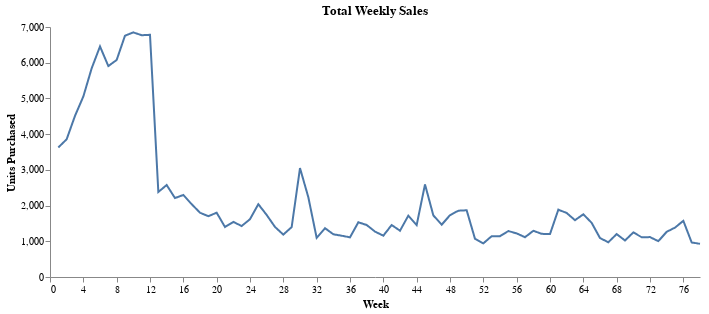

This figure's notebook cell:
### Markdown cell above
For the cohort of customers who first purchased at the CDNOW website in the first quarter of 1997, we choose to work with the summary of total purchasing as presented in the last table below (`TableOne`). This gives the distribution of the number of units purchased for each of the twelve weeks, along with details of total purchasing (`weeklysales`) and the number of new customers (triers) in each week (`weeklytriers`).

### Code cell
# What is the total number of CDs purchased each week?
weeklysales = (
    CDNOW_master
    .with_columns(((pl.col('PurchDay') - 1) // 7 + 1).alias('Week'))
    .group_by('Week')
    .agg(pl.col('Quant').sum())
    .sort('Week')
)

(
    ChartTemp(weeklysales.collect())
    .line_encode(y_col='Quant', y_title='Units Purchased', x_range=78)
    .line_prop('Total Weekly Sales')
)

### Figure 1 — Vega-Lite specification as saved in the notebook (floating-point values rounded to 4 significant figures)
{"$schema": "https://vega.github.io/schema/vega-lite/v5.20.1.json", "config": {"axisX": {"grid": false}, "axisY": {"grid": false}, "view": {"continuousHeight": 300, "continuousWidth": 300, "stroke": null}}, "data": {"name": "data-9fa5feda862c820accab3ab42b383098"}, "datasets": {"data-9fa5feda862c820accab3ab42b383098": [{"Quant": 3627, "Week": 1}, {"Quant": 3857, "Week": 2}, {"Quant": 4512, "Week": 3}, {"Quant": 5054, "Week": 4}, {"Quant": 5843, "Week": 5}, {"Quant": 6456, "Week": 6}, {"Quant": 5906, "Week": 7}, {"Quant": 6077, "Week": 8}, {"Quant": 6757, "Week": 9}, {"Quant": 6848, "Week": 10}, {"Quant": 6770, "Week": 11}, {"Quant": 6781, "Week": 12}, {"Quant": 2381, "Week": 13}, {"Quant": 2575, "Week": 14}, {"Quant": 2210, "Week": 15}, {"Quant": 2297, "Week": 16}, {"Quant": 2039, "Week": 17}, {"Quant": 1800, "Week": 18}, {"Quant": 1701, "Week": 19}, {"Quant": 1801, "Week": 20}, {"Quant": 1400, "Week": 21}, {"Quant": 1543, "Week": 22}, {"Quant": 1427, "Week": 23}, {"Quant": 1619, "Week": 24}, {"Quant": 2038, "Week": 25}, {"Quant": 1738, "Week": 26}, {"Quant": 1402, "Week": 27}, {"Quant": 1186, "Week": 28}, {"Quant": 1398, "Week": 29}, {"Quant": 3050, "Week": 30}, {"Quant": 2233, "Week": 31}, {"Quant": 1095, "Week": 32}, {"Quant": 1367, "Week": 33}, {"Quant": 1197, "Week": 34}, {"Quant": 1155, "Week": 35}, {"Quant": 1112, "Week": 36}, {"Quant": 1532, "Week": 37}, {"Quant": 1456, "Week": 38}, {"Quant": 1272, "Week": 39}, {"Quant": 1157, "Week": 40}, {"Quant": 1456, "Week": 41}, {"Quant": 1296, "Week": 42}, {"Quant": 1718, "Week": 43}, {"Quant": 1454, "Week": 44}, {"Quant": 2592, "Week": 45}, {"Quant": 1726, "Week": 46}, {"Quant": 1464, "Week": 47}, {"Quant": 1731, "Week": 48}, {"Quant": 1856, "Week": 49}, {"Quant": 1868, "Week": 50}, {"Quant": 1069, "Week": 51}, {"Quant": 942, "Week": 52}, {"Quant": 1143, "Week": 53}, {"Quant": 1142, "Week": 54}, {"Quant": 1287, "Week": 55}, {"Quant": 1221, "Week": 56}, {"Quant": 1114, "Week": 57}, {"Quant": 1294, "Week": 58}, {"Quant": 1209, "Week": 59}, {"Quant": 1202, "Week": 60}, {"Quant": 1885, "Week": 61}, {"Quant": 1793, "Week": 62}, {"Quant": 1591, "Week": 63}, {"Quant": 1756, "Week": 64}, {"Quant": 1516, "Week": 65}, {"Quant": 1090, "Week": 66}, {"Quant": 973, "Week": 67}, {"Quant": 1202, "Week": 68}, {"Quant": 1022, "Week": 69}, {"Quant": 1249, "Week": 70}, {"Quant": 1113, "Week": 71}, {"Quant": 1117, "Week": 72}, {"Quant": 1004, "Week": 73}, {"Quant": 1265, "Week": 74}, {"Quant": 1383, "Week": 75}, {"Quant": 1573, "Week": 76}, {"Quant": 967, "Week": 77}, {"Quant": 929, "Week": 78}]}, "encoding": {"color": {}, "x": {"axis": {"labelExpr": "datum.value", "title": "Week", "values": [0, 4, 8, 12, 16, 20, 24, 28, 32, 36, 40, 44, 48, 52, 56, 60, 64, 68, 72, 76]}, "field": "Week", "scale": {"domain": [0, 78]}, "type": "quantitative"}, "y": {"field": "Quant", "scale": {}, "title": "Units Purchased", "type": "quantitative"}}, "height": 250, "mark": {"strokeDash": [1, 0], "strokeWidth": 2, "type": "line"}, "title": "Total Weekly Sales", "width": 650}
